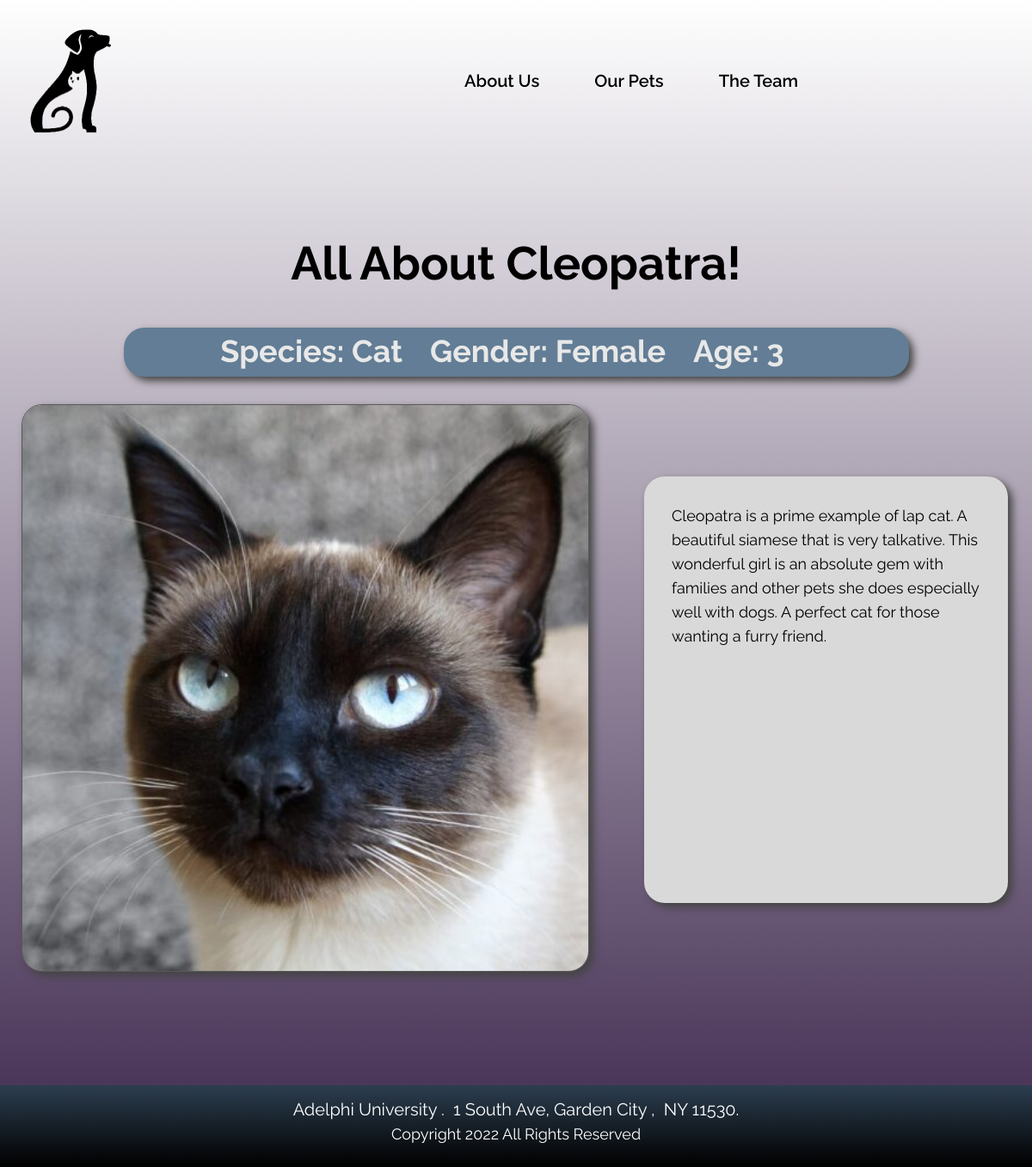
Page /php/pet.php?id=4 on the committed database.
### tables this page shows
CREATE TABLE `animalBI` (
  `id` int(3) NOT NULL,
  `name` varchar(50) NOT NULL,
  `sp_name` varchar(50) NOT NULL,
  `gender` varchar(1) NOT NULL CHECK (`gender` in ('F','M')),
  `age` int(3) NOT NULL CHECK (`age` > 0),
  `ad_sts` varchar(50) NOT NULL DEFAULT 'waiting',
  `descrip` varchar(1000) NOT NULL,
  `img` varchar(100) NOT NULL
);

### php/pet.php (the view, shortened to what this page needs)
<!DOCTYPE html>
<html lang="en">
  <head>
    <link rel="stylesheet" href="../html/css/style.css" />
  </head>
  <body>
    <div>
      <link href="../html/css/pet.css" rel="stylesheet" />
      <div class="pet-container">
        <div class="pet-navigation-bar">
          <a href="../index.html" class="pet-navlink">
            <img
              alt="logo"
              src="../image/icon.ico"
              loading="eager"
              class="pet-logo"
            />
          </a>
          <div class="pet-links">
            <a href="../html/about.html" class="pet-about-us">About Us</a>
            <a href="search.php" class="pet-our-pets">Our Pets</a>
            <a href="../html/team.html" class="pet-the-team">The Team</a>
          </div>
        </div>
        <div class="pet-container1">
          <p><?php
          $servername = "localhost";
          $username = "root";
          $password = "";
          $dbname = "animal_adopt";
          $conn = new mysqli($servername, $username, $password, $dbname);
          $id = $_GET['id'];
          $sql = "SELECT * FROM animalBI WHERE id = " . $id;
          $result = $conn->query($sql);
          if ($result -> num_rows > 0) {
              while($row = $result -> fetch_assoc()) {
                if ($row["gender"] == "M"){
                  $gender = "Male";
                }
                else if ($row["gender"] == "F"){
                  $gender = "Female";
                }
                echo '<h1 class="pet-text">All About ' . $row["name"] . '!</h1>
                <div class="pet-container2">
                  <h1 class="pet-sp">Species: ' . ucfirst($row["sp_name"]) . '</h1>
                  <h1 class="pet-gender">Gender: ' . $gender . '</h1>
                  <h1 class="pet-age">Age: ' . $row["age"] . '</h1>
                </div>
                <div class="pet-container3">
                  <img
                    alt="image"
                    src="../image/' . $row["img"] . '"
                    class="pet-image"
                  />
                  <div class="pet-container4">
                  <div class="pet-container5"><span>' . $row["descrip"] . '</span></div>';
                }
              }
              ?></p>
            </div>
          </div>
        </div>
        <div class="pet-footer">
          <span class="pet-address">
            <span class="pet-text2">
              Adelphi University .&nbsp; 1 South Ave, Garden City ,&nbsp; NY
              11530.
            </span>
            <br />
          </span>
          <span class="pet-copyright">
            <span class="pet-text4">Copyright 2022 All Rights Reserved</span>
            <br />
          </span>
        </div>
  </body>
</html>

### html/css/style.css (style rules this page uses)
:root { --dl-color-gray-500: #595959; --dl-color-gray-700: #999999; --dl-color-gray-900: #D9D9D9; --dl-color-danger-300: #A22020; --dl-color-danger-500: #BF2626; --dl-color-danger-700: #E14747; --dl-color-gray-black: #000000; --dl-color-gray-white: #FFFFFF; --dl-color-primary-p4: #7e979bff; --dl-color-primary-p8: #a45a6bff; --dl-color-primary-p9: #747895ff; --dl-space-space-unit: 8px; --dl-color-primary-900: #add4d1ff; --dl-color-primary-p10: #ede2d8ff; --dl-color-primary-p11: #ad7656ff; --dl-color-primary-p12: #001b39ff; --dl-color-primary-p13: #bdabcaff; --dl-color-primary-p21: #637776ff; --dl-color-primary-p81: #6d3737ff; --dl-color-primary-p82: #d8b59cff; --dl-color-success-300: #199033; --dl-color-success-500: #32A94C; --dl-color-success-700: #4CC366; --dl-radius-radius-round: 50%; --dl-size-size-maxcontent: 1414px; --dl-space-space-halfunit: 4px; --dl-space-space-tenunits: 80px; --dl-radius-radius-radius2: 2px; --dl-radius-radius-radius4: 4px; --dl-radius-radius-radius8: 8px; --dl-space-space-fiveunits: 40px; --dl-space-space-fourunits: 32px; --dl-color-primary-palette1: #627d95ff; --dl-color-primary-palette3: #5a7482ff; --dl-radius-radius-radius24: 24px; --dl-space-space-doubleunit: 16px; --dl-space-space-tripleunit: 24px; --dl-color-primary-pallette5: #dfddceff; }

### php/pet.php (style rules this page uses)
html { line-height: 1.15; }
body { margin: 0; }
* { box-sizing: border-box; border-width: 0; border-style: solid; }
p,li,ul,pre,div,h1,h2,h3,h4,h5,h6,figure,blockquote,figcaption { margin: 0; padding: 0; }
a { color: inherit; text-decoration: inherit; }
img { display: block; }
html { scroll-behavior: smooth }
html { font-family: Raleway; font-size: 18px; }
body { font-weight: 400; font-style:normal; text-decoration: none; text-transform: none; letter-spacing: normal; line-height: 1.55; color: var(--dl-color-gray-black); background-color: var(--dl-color-gray-white); }
html { scroll-behavior: smooth; }

### rows in the picture
animalbi: name "Cleopatra", sp_name "Cat", gender "Female", age "3", img (picture), descrip "Cleopatra is a prime example of lap cat. A beautiful siamese that is very talkative. This wonderful girl is an absolute gem with families and other pets she does especially well with dogs. A perfect cat for those wanting a furry friend."
